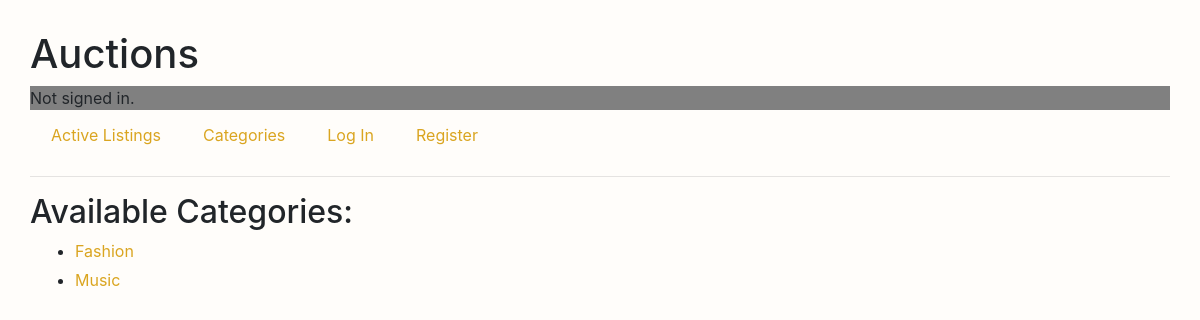
The page /categories on the database as committed earlier.
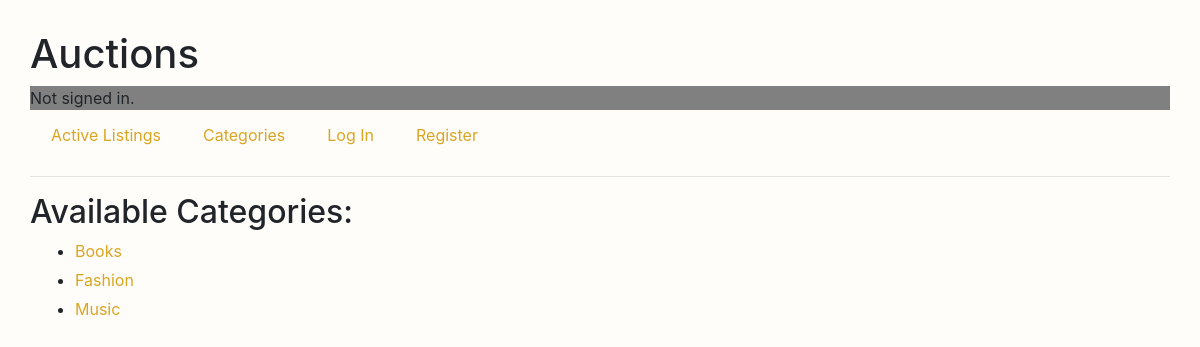
The same page on the database as committed later.
### auctions/models.py (models this page shows, shortened)
class Listing(models.Model):
    creator = models.ForeignKey(User, blank=False, on_delete=models.CASCADE, related_name="user_listings")
    winning_user = models.ForeignKey(User, blank=False, on_delete=models.CASCADE, related_name="user_winning_listings")
    starting_bid = models.PositiveIntegerField(blank=False)
    current_price = models.PositiveIntegerField(blank=False)
    title = models.CharField(max_length=64, blank=False)
    description = models.CharField(max_length=500)
    image = models.URLField()
    category = models.CharField(max_length=50)
    on_watchlist = models.ManyToManyField(User, blank=True, related_name="user_watchlist")
    active = models.BooleanField()

### auctions/views.py (the view)
# urls.py: path("categories", views.categories, name="categories"),
def categories(request):
    available_categories = []
    listings = Listing.objects.all()
    for listing in listings:
        category = listing.category
        if category not in available_categories and listing.active:
            available_categories.append(category.capitalize())
    return render(request, "auctions/categories.html", {
        "categories": available_categories,
    })

### auctions/templates/auctions/categories.html
{% extends "auctions/layout.html" %}
{% block body %}
<h2>Available Categories:</h2>
<ul>
    {% for category in categories %}
    <li><a href="{% url 'category_listings' category %}">{{category}}</a></li>
    {% endfor %}
</ul>
{% endblock %}

### auctions/templates/auctions/layout.html (shortened to what this page needs)
{% load static %}
<!DOCTYPE html>
<html lang="en">
    <head>
        <link rel="stylesheet" href="https://stackpath.bootstrapcdn.com/bootstrap/4.4.1/css/bootstrap.min.css">
        <link href="{% static 'auctions/styles.css' %}" rel="stylesheet">
    </head>
    <body>
        <div>
        <h1>Auctions</h1>
        <div class="heading">
            {% if user.is_authenticated %}
                Signed in as <strong>{{ user.username }}</strong>.
            {% else %}
                Not signed in.
            {% endif %}
        </div>
        <ul class="nav">
            <li class="nav-item">
                <a class="nav-link" href="{% url 'index' %}">Active Listings</a>
            </li>
            <li class="nav-item">
                <a class="nav-link" href="{% url 'categories' %}">Categories</a>
            </li>
            {% if user.is_authenticated %}
                <li class="nav-item">
                    <a class="nav-link" href="{% url 'logout' %}">Log Out</a>
                </li>
                <li>
                    <a class="nav-link" href="{% url 'create_listing' %}">Create A Listing</a>
                </li>
                <li>
                    <a class="nav-link" href="{% url 'watchlist' %}">Watch List</a>
                </li>
            {% else %}
                <li class="nav-item">
                    <a class="nav-link" href="{% url 'login' %}">Log In</a>
                </li>
                <li class="nav-item">
                    <a class="nav-link" href="{% url 'register' %}">Register</a>
                </li>
            {% endif %}
        </ul>
        </div>
        <hr>
        {% block body %}
        {% endblock %}
    </body>
</html>

### auctions/static/auctions/styles.css (style rules this page uses)
body { padding: 10px; margin: 20px; background-color: #fffdfa; }
ul { text-decoration: none; }
li { text-decoration: none; margin: 5px; }
a { color: goldenrod; }
.heading { background-color: gray; }

Rows that differ between the two databases and show on the page:
now on this page (row edited): Listing: category "Books"
